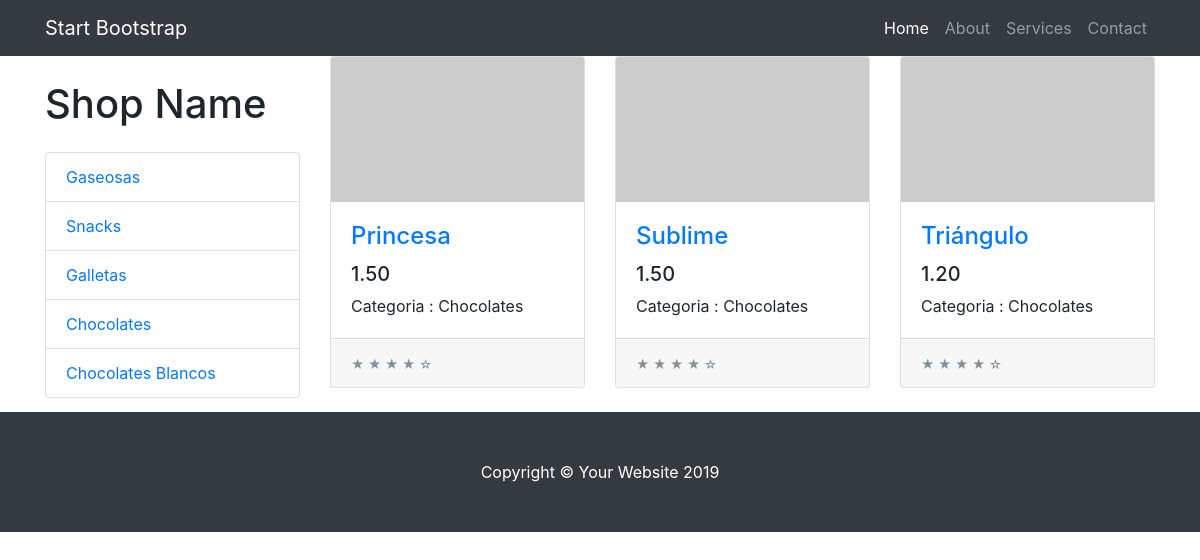
The app's page /tienda/categoria/Chocolates/ with its own data.
### tienda/models.py (models this page shows, shortened)
class Categoria(models.Model):
    nombre = models.CharField(max_length=200)
    pub_date = models.DateTimeField('fecha de registro', auto_now=True)

class Producto(models.Model):
    categoria = models.ForeignKey(Categoria, on_delete=models.CASCADE)
    nombre = models.CharField(max_length=200)
    precio = models.DecimalField(max_digits=6, decimal_places=2)
    stock = models.IntegerField(default=0)
    pub_date = models.DateTimeField('date published')

### tienda/views.py (the view)
# urls.py: path('categoria/<str:producto_cat>/', views.listado, name='listado'),
def listado(request,producto_cat):
    productos = Producto.objects.filter(categoria__nombre=producto_cat)
    return render(request, 'lista.html', {'productos' :productos, 'categorias' : categorias})

### tienda/templates/lista.html
{% extends 'layout.html' %}
{% block content %}
    <div class="row">
    {% for prod in productos %}
    <div class="col-lg-4 col-md-6 mb-4">
      <div class="card h-100">
        <a href="producto/{{ prod.id }}/"><img class="card-img-top" src="http://placehold.it/700x400" alt=""></a>
        <div class="card-body">
          <h4 class="card-title">
            <a href="producto/{{ prod.id }}/">{{ prod.nombre }}</a>
          </h4>
          <h5>{{ prod.precio }}</h5>
          <p class="card-text">Categoria : {{ prod.categoria.nombre }}</p>
        </div>
        <div class="card-footer">
          <small class="text-muted">&#9733; &#9733; &#9733; &#9733; &#9734;</small>
        </div>
      </div>
    </div>
    {% endfor %}
  </div>
{% endblock %}
{% block categorias %}
  {% for cat in categorias  %}
    <a href="categoria/{{ cat.nombre }}/" class="list-group-item" >{{ cat.nombre }}</a>
  {% endfor %}
{% endblock %}

### tienda/static/css/shop.css (style rules this page uses)
body { padding-top: 54px; }
@media (min-width: 992px) { body { padding-top: 56px; } }

### records on screen
Categoria: nombre "Gaseosas"
Categoria: nombre "Snacks"
Categoria: nombre "Galletas"
Categoria: nombre "Chocolates"
Categoria: nombre "Chocolates Blancos"
Producto: nombre "Princesa", precio "1.50", categoria.nombre "Chocolates"
Producto: nombre "Sublime", precio "1.50", categoria.nombre "Chocolates"
Producto: nombre "Triángulo", precio "1.20", categoria.nombre "Chocolates"
